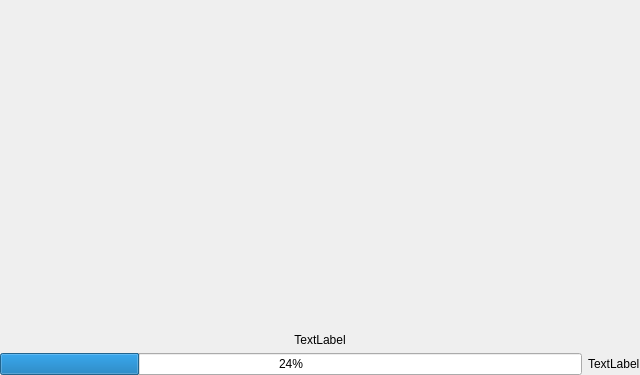
<?xml version="1.0" encoding="UTF-8"?>
<ui version="4.0">
 <class>Form</class>
 <widget class="QWidget" name="Form">
  <property name="geometry">
   <rect>
    <x>0</x>
    <y>0</y>
    <width>640</width>
    <height>375</height>
   </rect>
  </property>
  <property name="windowTitle">
   <string>Form</string>
  </property>
  <layout class="QHBoxLayout" name="horizontalLayout_2">
   <property name="leftMargin">
    <number>0</number>
   </property>
   <property name="topMargin">
    <number>0</number>
   </property>
   <property name="rightMargin">
    <number>0</number>
   </property>
   <property name="bottomMargin">
    <number>0</number>
   </property>
   <item>
    <layout class="QVBoxLayout" name="verticalLayout" stretch="1,0">
     <property name="leftMargin">
      <number>0</number>
     </property>
     <property name="topMargin">
      <number>0</number>
     </property>
     <property name="rightMargin">
      <number>0</number>
     </property>
     <property name="bottomMargin">
      <number>0</number>
     </property>
     <item>
      <widget class="QLabel" name="label">
       <property name="text">
        <string>TextLabel</string>
       </property>
       <property name="alignment">
        <set>Qt::AlignBottom|Qt::AlignHCenter</set>
       </property>
      </widget>
     </item>
     <item>
      <layout class="QHBoxLayout" name="horizontalLayout">
       <property name="leftMargin">
        <number>0</number>
       </property>
       <property name="topMargin">
        <number>0</number>
       </property>
       <property name="rightMargin">
        <number>0</number>
       </property>
       <property name="bottomMargin">
        <number>0</number>
       </property>
       <item>
        <widget class="QProgressBar" name="progressBar">
         <property name="value">
          <number>24</number>
         </property>
        </widget>
       </item>
       <item>
        <widget class="QLabel" name="units">
         <property name="text">
          <string>TextLabel</string>
         </property>
        </widget>
       </item>
      </layout>
     </item>
    </layout>
   </item>
  </layout>
 </widget>
 <resources/>
 <connections/>
</ui>
